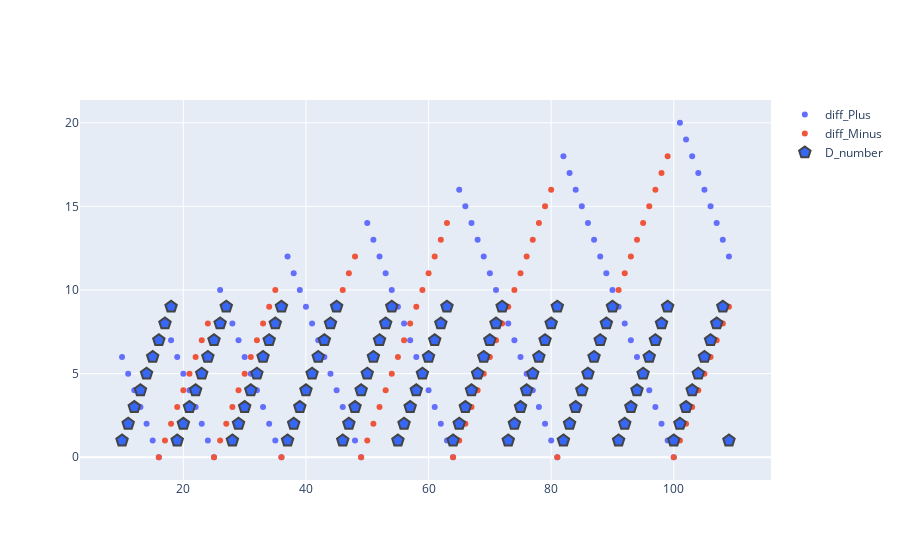

Notebook code for this chart:
### Code cell
#plot for the digital roots of the number x, its postive distance D_d_P and negative distance D_d_N
range=range[:100]
data = [go.Scatter(x=range, y = [z[5] for z in result[:100]],mode='markers', name='diff_Plus'), 
        go.Scatter(x=range, y = [z[9]for z in result[:100] ],mode='markers' , name='diff_Minus'), 
        go.Scatter(x=range, y = [z[1]for z in result[:100] ],mode='markers', marker = dict( size =12,  color = 'rgb(54, 103, 245)', symbol = 'pentagon', line = {'width':2}),name='D_number')] 
layout = go.Layout()
fig = go.Figure(data)
fig.show()

### Figure 1 — Plotly figure (JSON) as saved in the notebook; plotly's stock layout.template omitted (floating-point values rounded to 4 significant figures)
{"data": [{"mode": "markers", "name": "diff_Plus", "type": "scatter", "x": [10, 11, 12, 13, 14, 15, 16, 17, 18, 19, 20, 21, 22, 23, 24, 25, 26, 27, 28, 29, 30, 31, 32, 33, 34, 35, 36, 37, 38, 39, 40, 41, 42, 43, 44, 45, 46, 47, 48, 49, 50, 51, 52, 53, 54, 55, 56, 57, 58, 59, 60, 61, 62, 63, 64, 65, 66, 67, 68, 69, 70, 71, 72, 73, 74, 75, 76, 77, 78, 79, 80, 81, 82, 83, 84, 85, 86, 87, 88, 89, 90, 91, 92, 93, 94, 95, 96, 97, 98, 99, 100, 101, 102, 103, 104, 105, 106, 107, 108, 109], "y": [6, 5, 4, 3, 2, 1, 0, 8, 7, 6, 5, 4, 3, 2, 1, 0, 10, 9, 8, 7, 6, 5, 4, 3, 2, 1, 0, 12, 11, 10, 9, 8, 7, 6, 5, 4, 3, 2, 1, 0, 14, 13, 12, 11, 10, 9, 8, 7, 6, 5, 4, 3, 2, 1, 0, 16, 15, 14, 13, 12, 11, 10, 9, 8, 7, 6, 5, 4, 3, 2, 1, 0, 18, 17, 16, 15, 14, 13, 12, 11, 10, 9, 8, 7, 6, 5, 4, 3, 2, 1, 0, 20, 19, 18, 17, 16, 15, 14, 13, 12]}, {"mode": "markers", "name": "diff_Minus", "type": "scatter", "x": [10, 11, 12, 13, 14, 15, 16, 17, 18, 19, 20, 21, 22, 23, 24, 25, 26, 27, 28, 29, 30, 31, 32, 33, 34, 35, 36, 37, 38, 39, 40, 41, 42, 43, 44, 45, 46, 47, 48, 49, 50, 51, 52, 53, 54, 55, 56, 57, 58, 59, 60, 61, 62, 63, 64, 65, 66, 67, 68, 69, 70, 71, 72, 73, 74, 75, 76, 77, 78, 79, 80, 81, 82, 83, 84, 85, 86, 87, 88, 89, 90, 91, 92, 93, 94, 95, 96, 97, 98, 99, 100, 101, 102, 103, 104, 105, 106, 107, 108, 109], "y": [1, 2, 3, 4, 5, 6, 0, 1, 2, 3, 4, 5, 6, 7, 8, 0, 1, 2, 3, 4, 5, 6, 7, 8, 9, 10, 0, 1, 2, 3, 4, 5, 6, 7, 8, 9, 10, 11, 12, 0, 1, 2, 3, 4, 5, 6, 7, 8, 9, 10, 11, 12, 13, 14, 0, 1, 2, 3, 4, 5, 6, 7, 8, 9, 10, 11, 12, 13, 14, 15, 16, 0, 1, 2, 3, 4, 5, 6, 7, 8, 9, 10, 11, 12, 13, 14, 15, 16, 17, 18, 0, 1, 2, 3, 4, 5, 6, 7, 8, 9]}, {"marker": {"color": "rgb(54, 103, 245)", "line": {"width": 2}, "size": 12, "symbol": "pentagon"}, "mode": "markers", "name": "D_number", "type": "scatter", "x": [10, 11, 12, 13, 14, 15, 16, 17, 18, 19, 20, 21, 22, 23, 24, 25, 26, 27, 28, 29, 30, 31, 32, 33, 34, 35, 36, 37, 38, 39, 40, 41, 42, 43, 44, 45, 46, 47, 48, 49, 50, 51, 52, 53, 54, 55, 56, 57, 58, 59, 60, 61, 62, 63, 64, 65, 66, 67, 68, 69, 70, 71, 72, 73, 74, 75, 76, 77, 78, 79, 80, 81, 82, 83, 84, 85, 86, 87, 88, 89, 90, 91, 92, 93, 94, 95, 96, 97, 98, 99, 100, 101, 102, 103, 104, 105, 106, 107, 108, 109], "y": [1, 2, 3, 4, 5, 6, 7, 8, 9, 1, 2, 3, 4, 5, 6, 7, 8, 9, 1, 2, 3, 4, 5, 6, 7, 8, 9, 1, 2, 3, 4, 5, 6, 7, 8, 9, 1, 2, 3, 4, 5, 6, 7, 8, 9, 1, 2, 3, 4, 5, 6, 7, 8, 9, 1, 2, 3, 4, 5, 6, 7, 8, 9, 1, 2, 3, 4, 5, 6, 7, 8, 9, 1, 2, 3, 4, 5, 6, 7, 8, 9, 1, 2, 3, 4, 5, 6, 7, 8, 9, 1, 2, 3, 4, 5, 6, 7, 8, 9, 1]}], "layout": {}}
